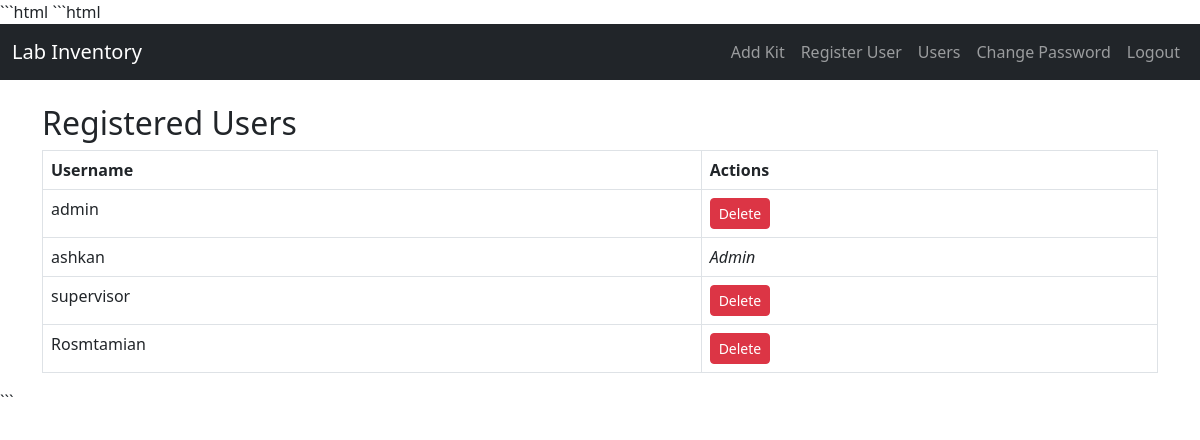
The app's page /users (signed in), older data.
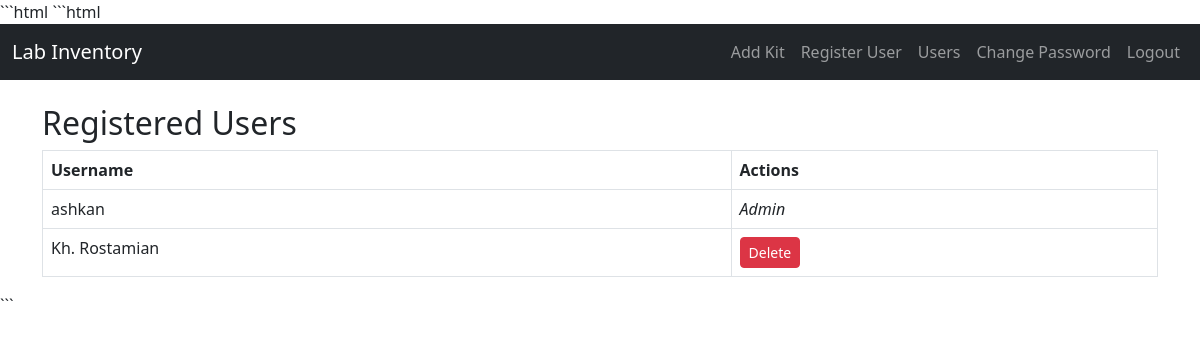
The same page, newer data.
### app.py (models this page shows)
class User(db.Model, UserMixin):
    id = db.Column(db.Integer, primary_key=True)
    username = db.Column(db.String(150), unique=True, nullable=False)
    password = db.Column(db.String(150), nullable=False)
    is_admin = db.Column(db.Boolean, default=False)

### app.py (the view)
@app.route('/users')
@login_required
def manage_users():
    if not current_user.is_admin:
        return redirect(url_for('index'))
    users = User.query.all()
    return render_template('manage_users.html', users=users)

### app.py (called while the page is built)
@login_manager.user_loader
def load_user(user_id):
    return db.session.get(User, int(user_id))

### templates/manage_users.html (shortened to what this page needs)
{% extends 'layout.html' %}
{% block content %}
<h2>Registered Users</h2>
<table class="table table-bordered">
    <thead>
        <tr>
            <th>Username</th>
            <th>Actions</th>
        </tr>
    </thead>
    <tbody>
        {% for user in users %}
        <tr>
            <td>{{ user.username }}</td>
            <td>
                {% if user.username != 'ashkan' %}
                    <form action="{{ url_for('delete_user', user_id=user.id) }}" method="post" style="display:inline;">
                        <button class="btn btn-danger btn-sm" type="submit" onclick="return confirm('Are you sure you want to delete this user?')">Delete</button>
                    </form>
                {% else %}
                    <em>Admin</em>
                {% endif %}
            </td>
        </tr>
        {% endfor %}
    </tbody>
</table>
{% endblock %}

### templates/layout.html (shortened to what this page needs)
```html
<!doctype html>
<html lang="en">
<head>
    <link href="https://cdn.jsdelivr.net/npm/bootstrap@5.3.0/dist/css/bootstrap.min.css" rel="stylesheet">
</head>
<body>
<nav class="navbar navbar-expand-lg navbar-dark bg-dark mb-4">
    <div class="container-fluid">
        <a class="navbar-brand" href="{{ url_for('index') }}">Lab Inventory</a>
        <div class="collapse navbar-collapse">
            <ul class="navbar-nav ms-auto">
                {% if current_user.is_authenticated %}
                    <li class="nav-item"><a class="nav-link" href="{{ url_for('add_kit') }}">Add Kit</a></li>
                    {% if current_user.username == 'ashkan' %}
                        <li class="nav-item"><a class="nav-link" href="{{ url_for('register') }}">Register User</a></li>
                        <li class="nav-item"><a class="nav-link" href="{{ url_for('manage_users') }}">Users</a></li>
                    {% endif %}
                    <li class="nav-item"><a class="nav-link" href="{{ url_for('change_password') }}">Change Password</a></li>
                    <li class="nav-item"><a class="nav-link" href="{{ url_for('logout') }}">Logout</a></li>
                {% else %}
                    <li class="nav-item"><a class="nav-link" href="{{ url_for('login') }}">Login</a></li>
                {% endif %}
            </ul>
        </div>
    </div>
</nav>
<div class="container">
    {% block content %}{% endblock %}
</div>
</body>
</html>

Row changes from the older to the newer data that the page shows:
removed User: username "admin"
removed User: username "Rosmtamian"
changed User: username "supervisor" → "Kh. Rostamian"
